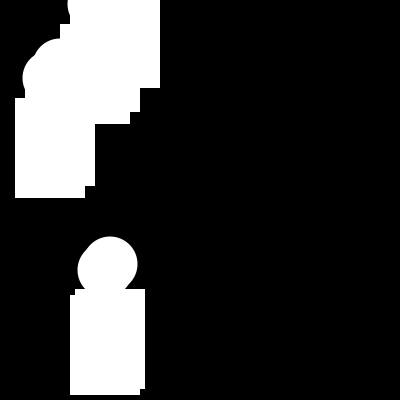
Frame 1 (no input)
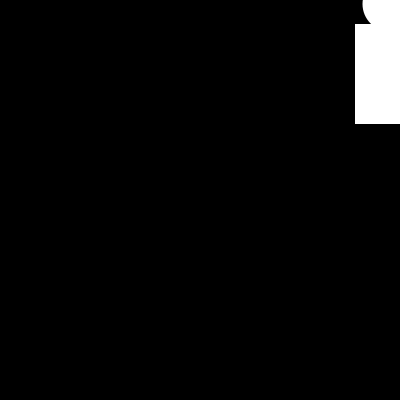
Frame 60 (the mouse pressed at the canvas centre just before this capture)
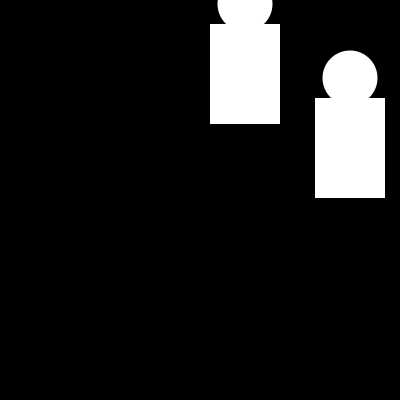
Frame 120 (the mouse held since frame 60 and released just before this capture)

The Processing sketch that drew these frames (run headless with seeded random() and noise(); from frame 60 on, the mouse is pressed at the canvas centre):

// Processing sketch: processing_4252
// ── processing_4252.pde


  
float x, y; 
float size = 20; 
 
void setup()  
{ 
  size(400,400); 
  noStroke(); 
  frameRate(15);
} 
 
void draw()  
{ 
  background(0); 
   
  x = x + 5; 
   
  if (x > width + size) { 
    x = -size; 
  }  
   
  translate(x, height/95-size/2); 
  fill(255); 
  ellipse(90, 10, 55, 55); 
  rect(55, 30, 70, 100);
  
    translate(x, height/95-size/2); 
  fill(255); 
  ellipse(40, 90, 55, 55); 
  rect(5, 110, 70, 100);
  
    translate(x, height/95-size/2); 
  fill(255); 
  ellipse(90, 10, 55, 55); 
  rect(55, 30, 70, 100);
  
   translate(x, height/95-size/2); 
  fill(255); 
  ellipse(40, 90, 55, 55); 
  rect(5, 110, 70, 100);
  
    translate(x, height/95-size/2); 
  fill(255); 
  ellipse(80, 300, 55, 55); 
  rect(45, 325, 70, 100);
  
    translate(x, height/95-size/2); 
  fill(255); 
  ellipse(80, 300, 55, 55); 
  rect(45, 325, 70, 100);
  
    translate(x, height/95-size/2); 
  fill(255); 
  ellipse(90, 10, 55, 55); 
  rect(55, 30, 70, 100);
   
} 
